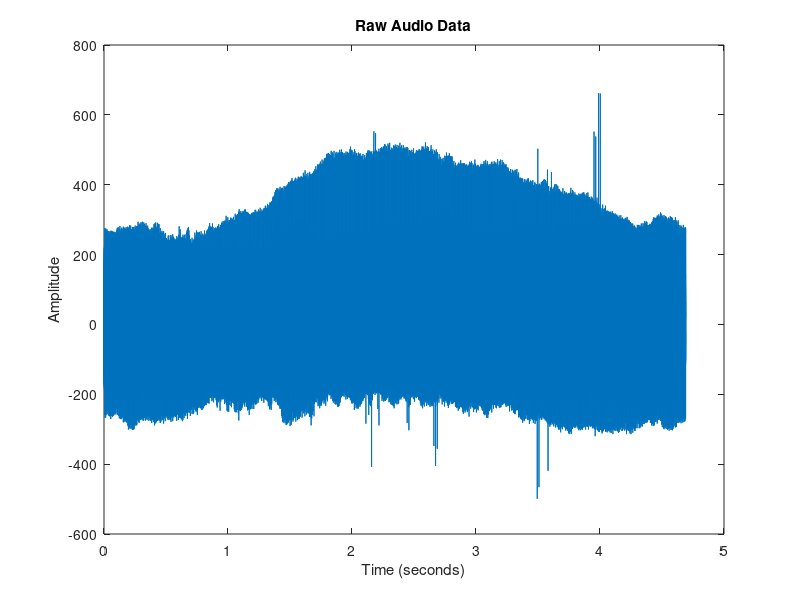
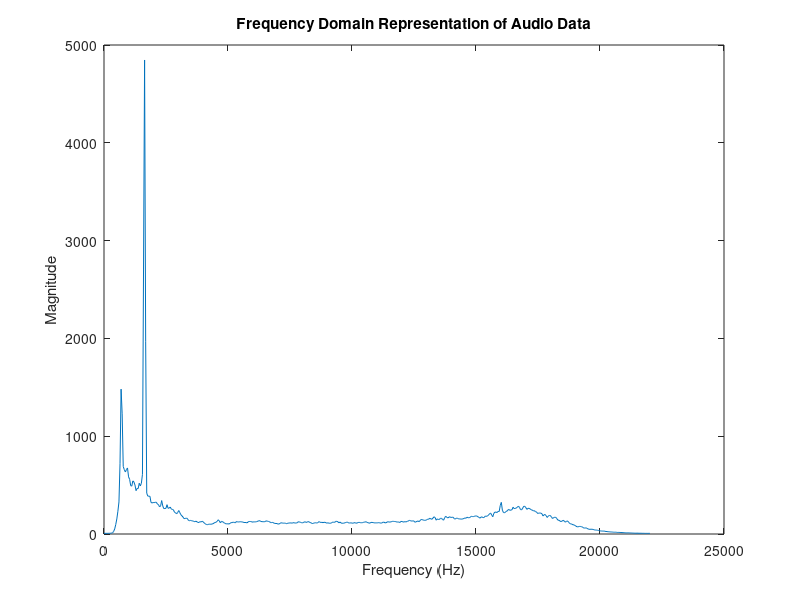

Here is the MATLAB script that generated these plots, in order:
clear all;

% Load the CSV file
audio_data = csvread('audio_data.csv');

% Flatten the matrix into a single vector
audio_data_flattened = audio_data(:);  % Convert the matrix to a single column vector

% Define the sample rate
rate = 44100;  % Sample rate in Hz
chunk_size = 1024;
cutoff_freq = 675;
filter_order = 8; %Find ud af hvilken order det skal være via matematik




% Create a time vector for the x-axis
time = (0:length(audio_data_flattened)-1) / rate;  % Time vector in seconds

% Plot the raw audio data with time on the x-axis
figure;
plot(time, audio_data_flattened);
xlabel('Time (seconds)');
ylabel('Amplitude');
title('Raw Audio Data');

[b, a] = butter(filter_order, cutoff_freq / (rate / 2), 'high');  % Normalized cutoff frequency
filtered_audio_data = filter(b, a, audio_data_flattened);

num_chunks = size(audio_data, 1);
fft_data_matrix = zeros(chunk_size, num_chunks);

%Hamming - måske hanning, hvis der er leakage
hamming_window = hamming(chunk_size);




for i = 1:num_chunks
    % Get the current chunk
    current_chunk = audio_data(i,:);
    
    filtered_chunk = filter(b, a, current_chunk);
    
    %Hamming ser ud til at 'flade
    windowed_chunk = filtered_chunk .*hamming_window.';
    
    % Current chunk hvis uden hamming ellers windowed
    fft_result = fft(windowed_chunk);
    
    % Store the FFT magnitude
    fft_data_matrix(:, i) = abs(fft_result);
end

average_magnitude = mean(fft_data_matrix, 2);
% Limit to the first half of the spectrum (positive frequencies)
average_magnitude = average_magnitude(1:floor(chunk_size/2));

frequency_resolution = rate / chunk_size;
frequencies = (0:floor(chunk_size/2)-1) * frequency_resolution;  % Frequency axis (in Hz)



% Plot the frequency domain graph
figure;
plot(frequencies, average_magnitude);
xlabel('Frequency (Hz)');
ylabel('Magnitude');
title('Frequency Domain Representation of Audio Data');
